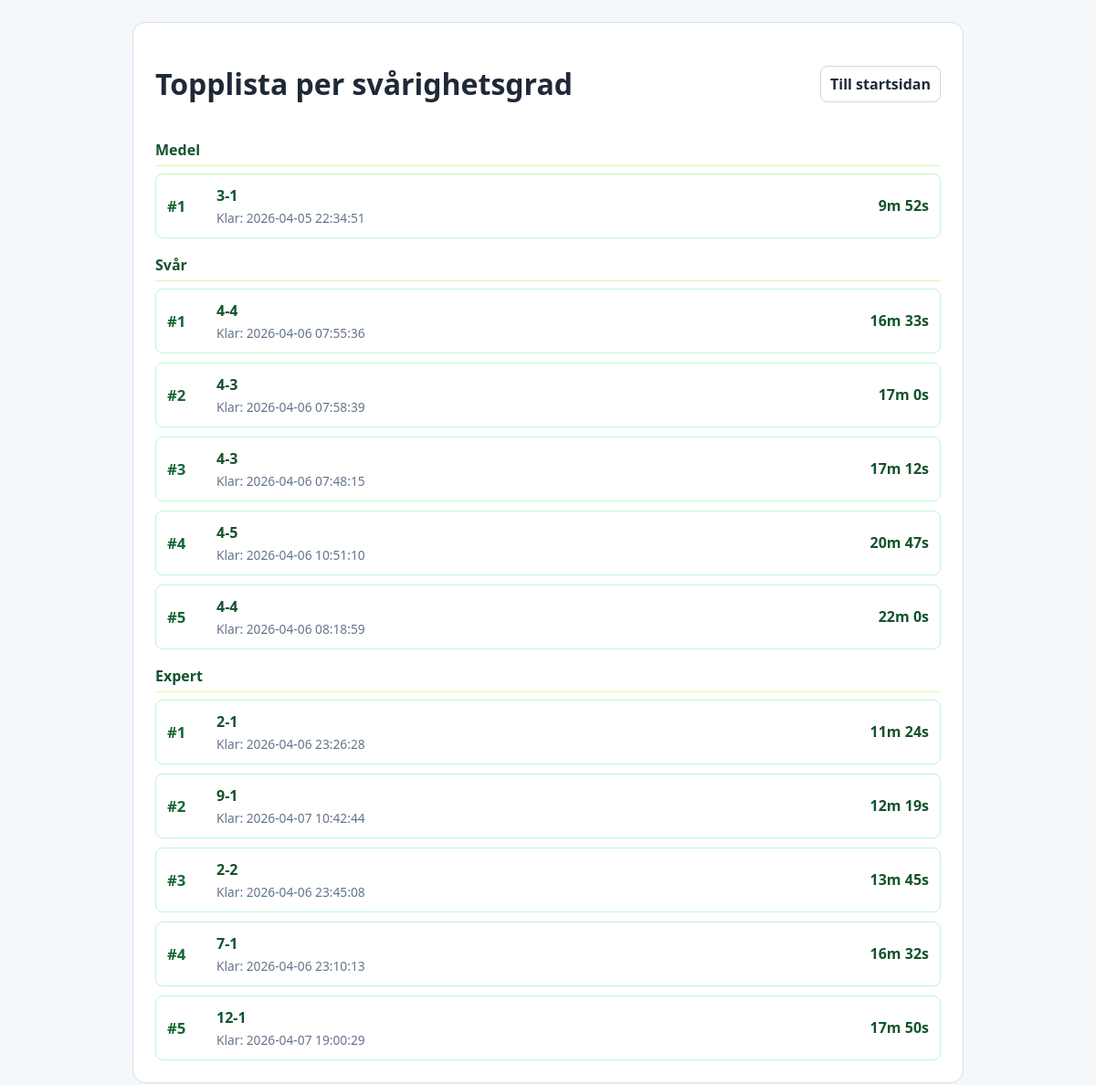
The app's page /leaderboard with its own data.
### tables this page shows
CREATE TABLE sudoku_leaderboard (
                id INTEGER PRIMARY KEY AUTOINCREMENT,
                ongoing_game_id INTEGER NOT NULL UNIQUE,
                source_game_id INTEGER,
                game_title TEXT NOT NULL,
                difficulty TEXT NOT NULL,
                elapsed_seconds INTEGER NOT NULL,
                completed_at TEXT NOT NULL DEFAULT CURRENT_TIMESTAMP
            );

### app/routes.py (the view, shortened to what this page needs)
@bp.route("/leaderboard")
def leaderboard():
    leaderboard_rows = list_leaderboard(current_app.config["DATABASE_PATH"], limit=1000)
    requested_difficulty = str(request.args.get("difficulty", "")).strip().lower()
    difficulty_order = ["latt", "medel", "svar", "expert"]
    difficulty_labels = {
        "latt": "Lätt",
        "medel": "Medel",
        "svar": "Svår",
        "expert": "Expert",
    }
    def normalize_difficulty(value: str) -> str:
        return value.replace("å", "a").replace("ä", "a").replace("ö", "o")
    requested_key = normalize_difficulty(requested_difficulty) if requested_difficulty else ""
    grouped_map: dict[str, list[dict[str, object]]] = {}
    for row in leaderboard_rows:
        raw = str(row.get("difficulty", "")).strip().lower()
        key = normalize_difficulty(raw)
        if not key:
            key = "okand"
        grouped_map.setdefault(key, []).append(row)
    grouped_leaderboard = []
    if requested_key:
        rows = grouped_map.get(requested_key, [])
        label = difficulty_labels.get(requested_key, requested_key.capitalize())
        if rows:
            grouped_leaderboard.append(
                {
                    "key": requested_key,
                    "label": label,
                    "rows": rows,
                    "full_url": None,
                    "is_full": True,
                }
            )
    else:
        for key in difficulty_order:
            rows = grouped_map.pop(key, [])
            if rows:
                grouped_leaderboard.append(
                    {
                        "key": key,
                        "label": difficulty_labels[key],
                        "rows": rows[:5],
                        "full_url": url_for("main.leaderboard", difficulty=key),
                        "is_full": False,
                        "total_count": len(rows),
                    }
                )
    return render_template(
        "leaderboard.html",
        grouped_leaderboard=grouped_leaderboard,
        leaderboard=leaderboard_rows,
        requested_difficulty_key=requested_key,
        requested_difficulty_label=difficulty_labels.get(requested_key, requested_key.capitalize() if requested_key else ""),
    )

### app/__init__.py (called while the page is built)
def create_app() -> Flask:
    app = Flask(__name__)
    app.config["SECRET_KEY"] = os.environ.get("SECRET_KEY", "dev-secret-change-me")
    os.makedirs(app.instance_path, exist_ok=True)
    app.config["DATABASE_PATH"] = os.path.join(app.instance_path, "sudoku.db")
    init_db(app.config["DATABASE_PATH"])
    def format_elapsed_seconds(seconds):
        seconds = int(seconds or 0)
        hours = seconds // 3600
        minutes = (seconds % 3600) // 60
        secs = seconds % 60
        if hours > 0:
            return f"{hours}h {minutes}m {secs}s"
        return f"{minutes}m {secs}s"
    app.jinja_env.filters['format_time'] = format_elapsed_seconds
    from .routes import bp
    app.register_blueprint(bp)
    return app

### app/storage.py (called while the page is built, shortened)
def get_connection(database_path: str) -> sqlite3.Connection:
    conn = sqlite3.connect(database_path)
    conn.row_factory = sqlite3.Row
    return conn

def list_leaderboard(database_path: str, limit: int = 10) -> list[dict[str, Any]]:
    with get_connection(database_path) as conn:
        rows = conn.execute(
            """
            SELECT id, ongoing_game_id, source_game_id, game_title, difficulty,
                   elapsed_seconds,
                   datetime(completed_at, 'localtime') AS completed_at
            FROM sudoku_leaderboard
            ORDER BY elapsed_seconds ASC, datetime(completed_at) ASC, id ASC
            LIMIT ?
            """,
            (limit,),
        ).fetchall()
        if rows:
            return [dict(row) for row in rows]

### app/templates/leaderboard.html (shortened to what this page needs)
<!doctype html>
<html lang="sv">
<head>
</head>
<body>
  {% set selected_key = request.args.get('difficulty', '')|lower|replace('å', 'a')|replace('ä', 'a')|replace('ö', 'o') %}
  <main class="wrap">
    <div class="header">
      <h1>{% if selected_key %}Topplista per svårighetsgrad{% else %}Topplista per svårighetsgrad{% endif %}</h1>
      <a class="top-link" href="{{ url_for('main.index') }}">Till startsidan</a>
    </div>
    {% if grouped_leaderboard is defined and grouped_leaderboard %}
      {% for group in grouped_leaderboard %}
        {% if not selected_key or group.key == selected_key %}
        <section class="difficulty-section">
          <h2 class="difficulty-title">
            {% if not selected_key %}
              <a class="difficulty-link" href="{{ url_for('main.leaderboard', difficulty=group.key) }}">{{ group.label }}</a>
            {% else %}
              {{ group.label }}
            {% endif %}
          </h2>
          <div class="leaderboard-list">
            {% if selected_key %}
              {% set visible_rows = group.rows %}
            {% else %}
              {% set visible_rows = group.rows[:5] %}
            {% endif %}
            {% for item in visible_rows %}
              <a class="leaderboard-item" href="{{ url_for('main.completed_game_detail', game_id=item.ongoing_game_id) }}">
                <div class="rank">#{{ loop.index }}</div>
                <div class="main">
                  <div class="title">{{ item.game_title }}</div>
                  <div class="meta">Klar: {{ item.completed_at }}</div>
                </div>
                <div class="time">{{ item.elapsed_seconds|format_time }}</div>
              </a>
            {% endfor %}
          </div>
        </section>
        {% endif %}
      {% endfor %}
    {% else %}
      <p class="empty">Ingen klar topptid ännu.</p>
    {% endif %}
  </main>
</body>
</html>

### app/templates/leaderboard.html (style rules this page uses)
body { margin: 0; font-family: "Segoe UI", Tahoma, sans-serif; background: #f4f8fb; color: #1f2937; padding: 24px; }
.wrap { max-width: 860px; margin: 0 auto; background: #fff; border: 1px solid #d6e0ea; border-radius: 14px; padding: 24px; }
.header { display: flex; justify-content: space-between; align-items: center; gap: 12px; margin-bottom: 18px; flex-wrap: wrap; }
.top-link { text-decoration: none; border: 1px solid #cbd5e1; border-radius: 8px; padding: 8px 10px; color: #1f2937; background: #fff; font-weight: 600; }
.leaderboard-list { display: flex; flex-direction: column; gap: 10px; }
.difficulty-section { margin-top: 18px; }
.difficulty-section:first-of-type { margin-top: 0; }
.difficulty-title { margin: 0 0 8px; font-size: 1rem; color: #14532d; border-bottom: 1px solid #d9f99d; padding-bottom: 6px; }
.difficulty-link { color: inherit; text-decoration: none; }
.leaderboard-item { display: flex; align-items: center; gap: 12px; border: 1px solid #bbf7d0; border-radius: 8px; background: #ffffff; padding: 12px; text-decoration: none; color: inherit; transition: background 0.2s, border-color 0.2s; }
.rank { min-width: 42px; font-weight: 800; color: #166534; font-size: 1.05rem; }
.main { flex: 1; min-width: 0; }
.title { font-weight: 700; color: #14532d; margin-bottom: 4px; }
.meta { font-size: 0.86rem; color: #64748b; }
.time { white-space: nowrap; font-weight: 700; color: #14532d; }

### records on screen
sudoku_leaderboard: game_title "3-1", completed_at "2026-04-05 22:34:51", elapsed_seconds "9m 52s"
sudoku_leaderboard: game_title "4-4", completed_at "2026-04-06 07:55:36", elapsed_seconds "16m 33s"
sudoku_leaderboard: game_title "4-3", completed_at "2026-04-06 07:58:39", elapsed_seconds "17m 0s"
sudoku_leaderboard: game_title "4-3", completed_at "2026-04-06 07:48:15", elapsed_seconds "17m 12s"
sudoku_leaderboard: game_title "4-5", completed_at "2026-04-06 10:51:10", elapsed_seconds "20m 47s"
sudoku_leaderboard: game_title "4-4", completed_at "2026-04-06 08:18:59", elapsed_seconds "22m 0s"
sudoku_leaderboard: game_title "2-1", completed_at "2026-04-06 23:26:28", elapsed_seconds "11m 24s"
sudoku_leaderboard: game_title "9-1", completed_at "2026-04-07 10:42:44", elapsed_seconds "12m 19s"
sudoku_leaderboard: game_title "2-2", completed_at "2026-04-06 23:45:08", elapsed_seconds "13m 45s"
sudoku_leaderboard: game_title "7-1", completed_at "2026-04-06 23:10:13", elapsed_seconds "16m 32s"
sudoku_leaderboard: game_title "12-1", completed_at "2026-04-07 19:00:29", elapsed_seconds "17m 50s"

### other values on screen
{{ group.label }} "Medel" "Svår" "Expert"
